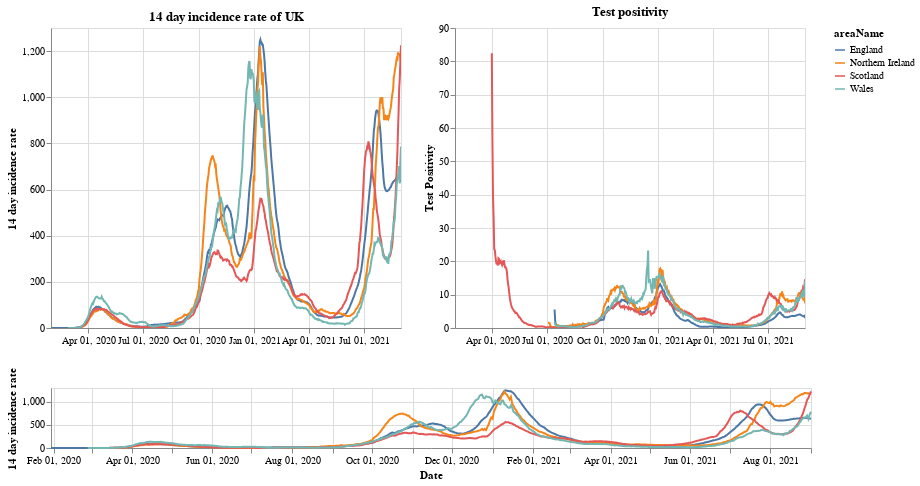

Notebook source saved alongside this figure:
### Markdown cell above
# Plots

First a plot with each country in the UK. The top right shows the positivity rate for (which is the percentage of registered tests which were positive) while the top left is the 14 day incidence rate. The bottom chart can be used to select the timeframe (does not work on a mobile device).

### Code cell
#collapse
brush = alt.selection(type='interval', name='DateBrush',encodings=['x'],fields=['Time'])
leg_selection = alt.selection_multi(fields=['areaName'], bind='legend')

base = alt.Chart(uk_cases).mark_line().encode(
    x=alt.X("yearmonthdate(date):T", axis=alt.Axis(title='Date')),
    y=alt.Y("twoWeeklyCasesRate:Q", axis=alt.Axis(title='14 day incidence rate')),
    tooltip=['areaName', 'date','twoWeeklyCasesRate', 'testPositivity'],
    color='areaName',
    opacity=alt.condition(leg_selection, alt.value(2), alt.value(0.1))
).add_selection(leg_selection).properties(width=350)

upper = base.encode(alt.X('yearmonthdate(date):T', axis=alt.Axis(title=''),
                         scale=alt.Scale(domain=brush))
                   ).properties(title=f'14 day incidence rate of UK')
upper_right = upper.encode(alt.Y('testPositivity:Q', axis=alt.Axis(title='Test Positivity'))).properties(title='Test positivity')
lower = base.properties(height=60, width = 760).add_selection(brush)

(upper | upper_right) & lower

### Figure 1 — Vega-Lite specification as saved in the notebook (floating-point values rounded to 4 significant figures; data arrays with more than 128 entries replaced by an {"elided": "..."} marker saying what was removed)
{"config": {"view": {"continuousWidth": 400, "continuousHeight": 300}}, "vconcat": [{"hconcat": [{"mark": "line", "encoding": {"color": {"type": "nominal", "field": "areaName"}, "opacity": {"condition": {"value": 2, "selection": "selector001"}, "value": 0.1}, "tooltip": [{"type": "nominal", "field": "areaName"}, {"type": "temporal", "field": "date"}, {"type": "quantitative", "field": "twoWeeklyCasesRate"}, {"type": "quantitative", "field": "testPositivity"}], "x": {"type": "temporal", "axis": {"title": ""}, "field": "date", "scale": {"domain": {"selection": "DateBrush"}}, "timeUnit": "yearmonthdate"}, "y": {"type": "quantitative", "axis": {"title": "14 day incidence rate"}, "field": "twoWeeklyCasesRate"}}, "selection": {"selector001": {"type": "multi", "fields": ["areaName"], "bind": "legend"}}, "title": "14 day incidence rate of UK", "width": 350}, {"mark": "line", "encoding": {"color": {"type": "nominal", "field": "areaName"}, "opacity": {"condition": {"value": 2, "selection": "selector001"}, "value": 0.1}, "tooltip": [{"type": "nominal", "field": "areaName"}, {"type": "temporal", "field": "date"}, {"type": "quantitative", "field": "twoWeeklyCasesRate"}, {"type": "quantitative", "field": "testPositivity"}], "x": {"type": "temporal", "axis": {"title": ""}, "field": "date", "scale": {"domain": {"selection": "DateBrush"}}, "timeUnit": "yearmonthdate"}, "y": {"type": "quantitative", "axis": {"title": "Test Positivity"}, "field": "testPositivity"}}, "selection": {"selector001": {"type": "multi", "fields": ["areaName"], "bind": "legend"}}, "title": "Test positivity", "width": 350}]}, {"mark": "line", "encoding": {"color": {"type": "nominal", "field": "areaName"}, "opacity": {"condition": {"value": 2, "selection": "selector001"}, "value": 0.1}, "tooltip": [{"type": "nominal", "field": "areaName"}, {"type": "temporal", "field": "date"}, {"type": "quantitative", "field": "twoWeeklyCasesRate"}, {"type": "quantitative", "field": "testPositivity"}], "x": {"type": "temporal", "axis": {"title": "Date"}, "field": "date", "timeUnit": "yearmonthdate"}, "y": {"type": "quantitative", "axis": {"title": "14 day incidence rate"}, "field": "twoWeeklyCasesRate"}}, "height": 60, "selection": {"selector001": {"type": "multi", "fields": ["areaName"], "bind": "legend"}, "DateBrush": {"type": "interval", "encodings": ["x"], "fields": ["Time"]}}, "width": 760}], "data": {"name": "data-6082a59b9bcb9f2a68b389f01b77ec86"}, "$schema": "https://vega.github.io/schema/vega-lite/v4.8.1.json", "datasets": {"data-6082a59b9bcb9f2a68b389f01b77ec86": {"elided": "2232 records"}}}
